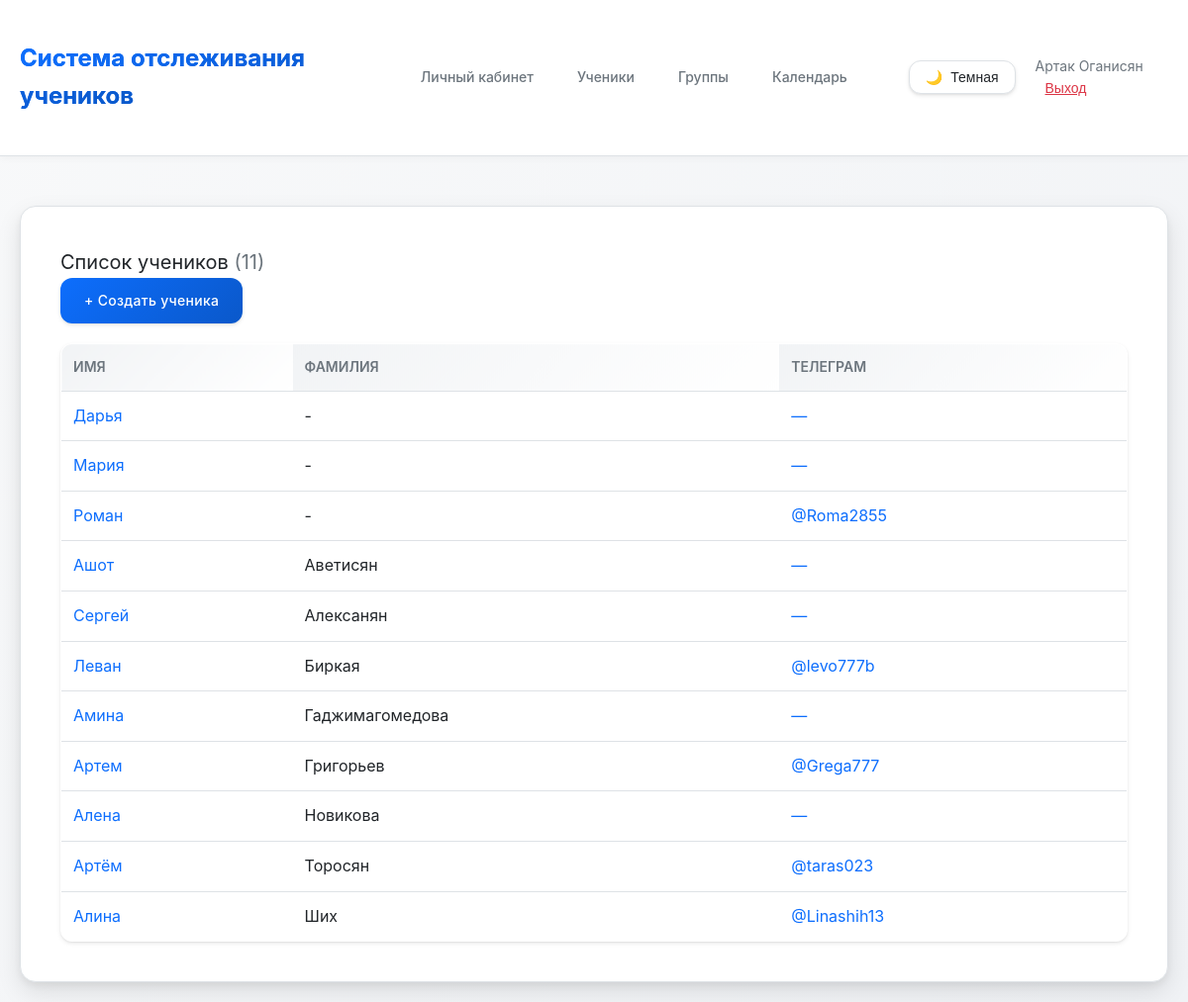
Before: /students/ (signed in) with the older database file.
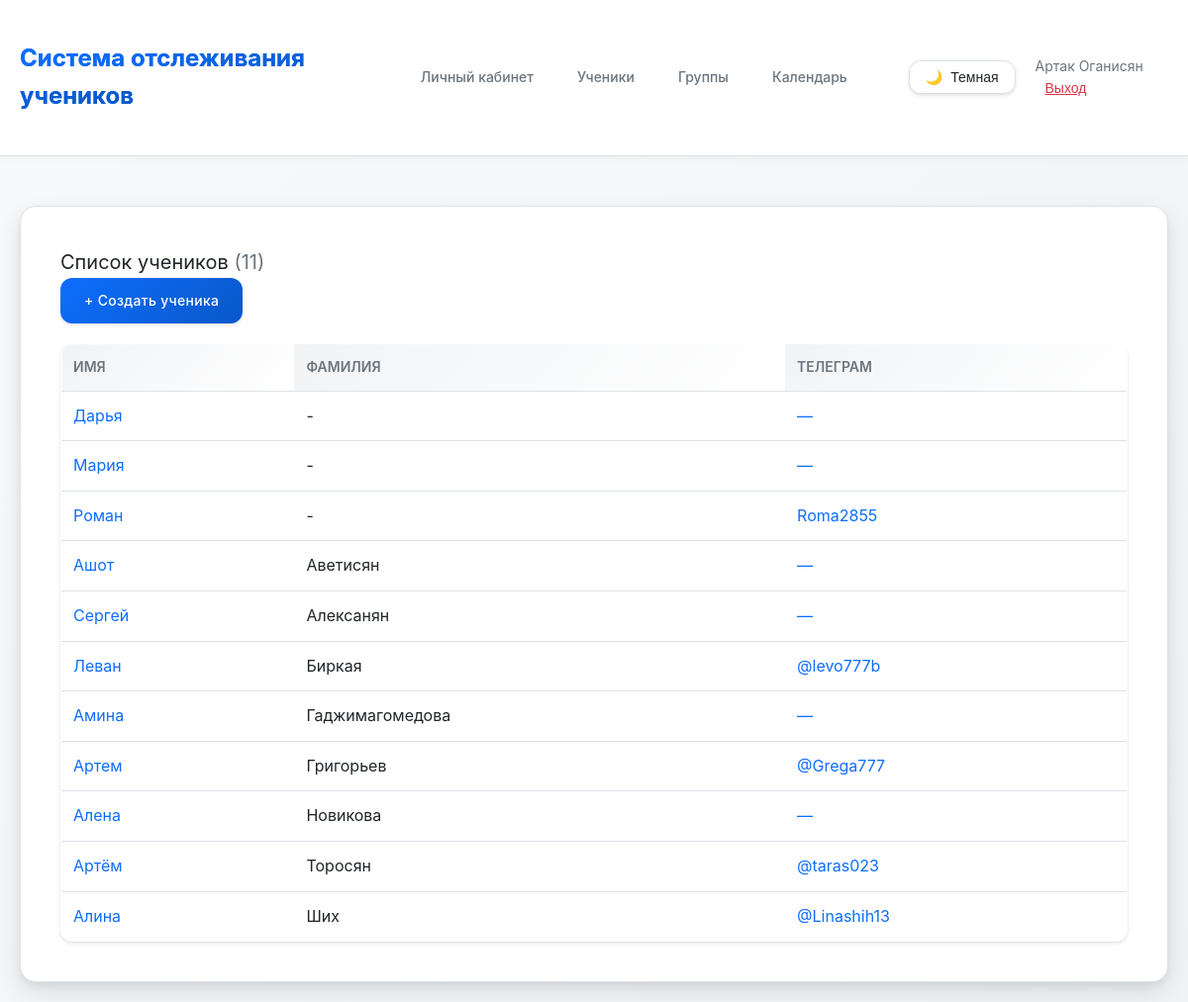
After: the same page with the newer database file.
### main/models.py (models this page shows, shortened)
class Student(models.Model):
    tutor = models.ForeignKey(Tutor, on_delete=models.CASCADE, related_name='students', verbose_name='Репетитор')
    groups = models.ManyToManyField(StudentGroup, related_name='students', blank=True, verbose_name='Группы')
    first_name = models.CharField(max_length=100, verbose_name='Имя')
    last_name = models.CharField(max_length=100, verbose_name='Фамилия')
    phone = models.CharField(max_length=20, blank=True, null=True, verbose_name='Телефон')
    telegram = models.CharField(max_length=20, blank=True, null=True, verbose_name='Телеграм')
    created_at = models.DateTimeField(auto_now_add=True, verbose_name='Дата создания')
    updated_at = models.DateTimeField(auto_now=True, verbose_name='Дата обновления')
    grade = models.CharField(max_length=10, blank=True, null=True, verbose_name='Класс')
    notes = models.TextField(blank=True, verbose_name='Заметки')
    is_active = models.BooleanField(default=True, verbose_name='Активен')
    prepaid_balance = models.DecimalField(
        max_digits=10,
        decimal_places=2,
        default=Decimal('0.00'),
        verbose_name='Баланс предоплаты'
    )
    class Meta:
        verbose_name = 'Ученик'
        verbose_name_plural = 'Ученики'
        ordering = ['last_name', 'first_name']

### main/views.py (the view)
# urls.py: path('students/', views.student_list, name='student_list'),
@login_required
def student_list(request):
    tutor = get_tutor(request)
    if not tutor:
        messages.error(request, 'Профиль репетитора не найден.')
        return redirect('dashboard')
    students = Student.objects.filter(tutor=tutor, is_active=True)
    students_count = students.count()
    return render(request, 'main/student_list.html', {
        'students': students,
        'students_count': students_count
    })

### main/views.py (called while the page is built)
def get_tutor(request):
    if request.user.is_authenticated:
        try:
            return request.user.tutor
        except Tutor.DoesNotExist:
            return None
    return None

### main/templates/main/student_list.html (shortened to what this page needs)
{% extends 'main/base.html' %}
{% block content %}
<div class="page-header">
    <h2 style="font-weight: 400; font-size: 20px; margin: 0;">
        Список учеников
        {% if students_count is not None %}
            <span style="color: var(--text-secondary); font-size: 20px;">({{ students_count }})</span>
        {% endif %}
    </h2>
    <a href="{% url 'student_create' %}" class="btn">+ Создать ученика</a>
</div>
{% if students %}
    <div class="table-responsive">
    <table>
        <thead>
            <tr>
                <th>Имя</th>
                <th>Фамилия</th>
                <th class="table-mobile-hide">Телеграм</th>
            </tr>
        </thead>
        <tbody>
            {% for student in students %}
            <tr>
                <td><a href="{% url 'student_detail' student.pk %}">{{ student.first_name }}</a></td>
                <td>{{ student.last_name }}</td>
                <td class="table-mobile-hide"><a href="https://t.me/{{ student.telegram }}" target="_blank">{{ student.telegram|default:"—" }}</a></td>
            </tr>
            {% endfor %}
        </tbody>
    </table>
    </div>
{% else %}
    <div class="empty-state">
        <p>Пока нет учеников в системе</p>
    </div>
{% endif %}
{% endblock %}

Changed rows visible on the page:
changed Student "Роман": telegram "@Roma2855" → "Roma2855"
